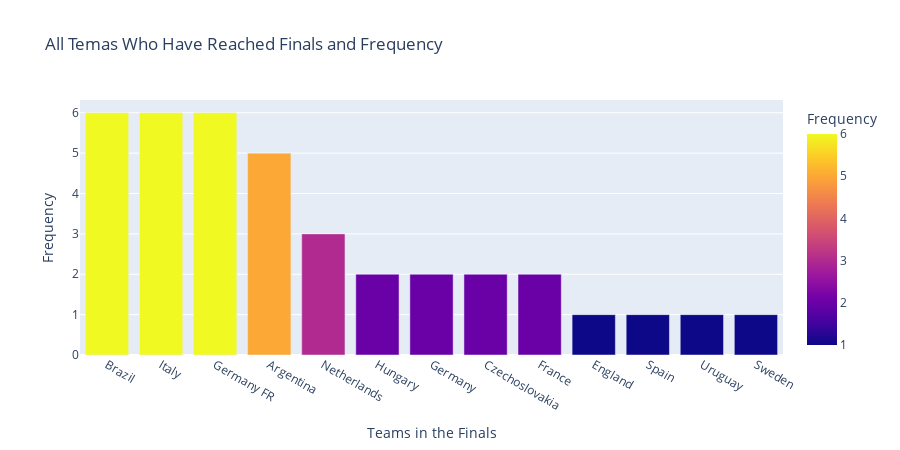

Notebook code cell kept with this figure:
### Code cell
#Make a dataframe from counting values in all_finals_df
finals_teams_ranked = all_finals_df.Teams.value_counts()
finals_teams_ranked_df = pd.DataFrame(finals_teams_ranked)
finals_teams_ranked_df.reset_index(inplace=True)
finals_teams_ranked_df.columns = ['Teams', 'Frequency'] #rename the coloumn as needed

fig = px.bar(finals_teams_ranked_df, x = 'Teams', y = 'Frequency', color='Frequency', height=450,
             labels={'Teams': 'Teams in the Finals'},
            title = "All Temas Who Have Reached Finals and Frequency")
fig.update_layout(uniformtext_minsize = 8)
fig.show()

### Figure 1 — Plotly figure (JSON) as saved in the notebook; plotly's stock layout.template omitted (floating-point values rounded to 4 significant figures)
{"data": [{"alignmentgroup": "True", "hovertemplate": "Teams in the Finals=%{x}<br>Frequency=%{marker.color}<extra></extra>", "legendgroup": "", "marker": {"color": [6, 6, 6, 5, 3, 2, 2, 2, 2, 1, 1, 1, 1], "coloraxis": "coloraxis"}, "name": "", "offsetgroup": "", "orientation": "v", "showlegend": false, "textposition": "auto", "type": "bar", "x": ["Brazil", "Italy", "Germany FR", "Argentina", "Netherlands", "Hungary", "Germany", "Czechoslovakia", "France", "England", "Spain", "Uruguay", "Sweden"], "xaxis": "x", "y": [6, 6, 6, 5, 3, 2, 2, 2, 2, 1, 1, 1, 1], "yaxis": "y"}], "layout": {"barmode": "relative", "coloraxis": {"colorbar": {"title": {"text": "Frequency"}}, "colorscale": [[0, "#0d0887"], [0.1111, "#46039f"], [0.2222, "#7201a8"], [0.3333, "#9c179e"], [0.4444, "#bd3786"], [0.5556, "#d8576b"], [0.6667, "#ed7953"], [0.7778, "#fb9f3a"], [0.8889, "#fdca26"], [1, "#f0f921"]]}, "height": 450, "legend": {"tracegroupgap": 0}, "title": {"text": "All Temas Who Have Reached Finals and Frequency"}, "uniformtext": {"minsize": 8}, "xaxis": {"anchor": "y", "domain": [0, 1], "title": {"text": "Teams in the Finals"}}, "yaxis": {"anchor": "x", "domain": [0, 1], "title": {"text": "Frequency"}}}}
